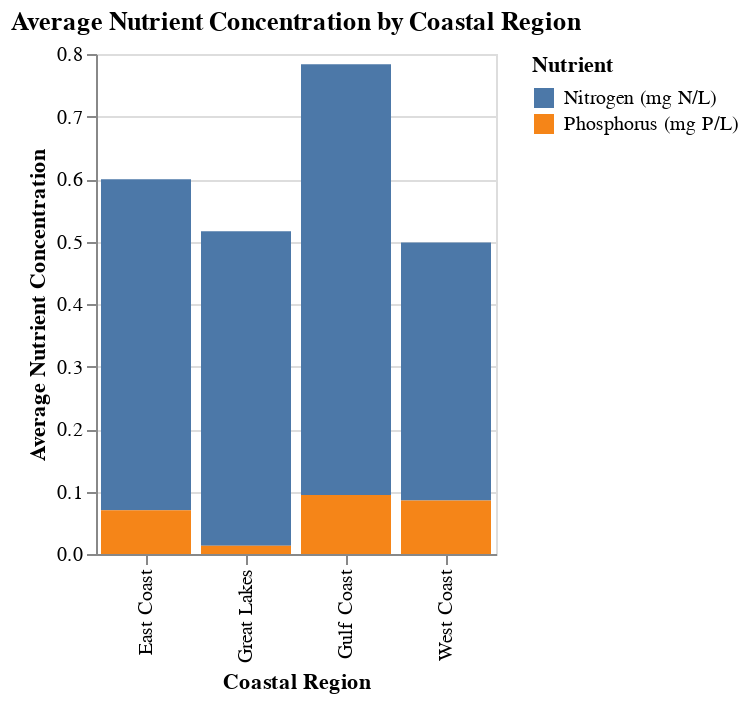

Notebook code for this chart:
### Code cell
fig2b = alt.Chart(ncca_region).mark_bar().encode(
    x = alt.X('Region', title = 'Coastal Region'),
    y = 'Average Nutrient Concentration',
    color = 'Nutrient'
).properties(
    width = 200, 
    height = 250,
    title = 'Average Nutrient Concentration by Coastal Region')

fig2b

### Figure 1 — Vega-Lite specification as saved in the notebook (floating-point values rounded to 4 significant figures)
{"config": {"view": {"continuousWidth": 400, "continuousHeight": 300}}, "data": {"name": "data-95440db3be73b611b9762027be18f74d"}, "mark": "bar", "encoding": {"color": {"field": "Nutrient", "type": "nominal"}, "x": {"field": "Region", "title": "Coastal Region", "type": "nominal"}, "y": {"field": "Average Nutrient Concentration", "type": "quantitative"}}, "height": 250, "title": "Average Nutrient Concentration by Coastal Region", "width": 200, "$schema": "https://vega.github.io/schema/vega-lite/v4.17.0.json", "datasets": {"data-95440db3be73b611b9762027be18f74d": [{"Region": "East Coast", "Chlorophyll A (ug/L)": 10.62, "Nutrient": "Nitrogen (mg N/L)", "Average Nutrient Concentration": 0.5299}, {"Region": "Great Lakes", "Chlorophyll A (ug/L)": 4.475, "Nutrient": "Nitrogen (mg N/L)", "Average Nutrient Concentration": 0.5033}, {"Region": "Gulf Coast", "Chlorophyll A (ug/L)": 11.6, "Nutrient": "Nitrogen (mg N/L)", "Average Nutrient Concentration": 0.6893}, {"Region": "West Coast", "Chlorophyll A (ug/L)": 5.546, "Nutrient": "Nitrogen (mg N/L)", "Average Nutrient Concentration": 0.4128}, {"Region": "East Coast", "Chlorophyll A (ug/L)": 10.62, "Nutrient": "Phosphorus (mg P/L)", "Average Nutrient Concentration": 0.06987}, {"Region": "Great Lakes", "Chlorophyll A (ug/L)": 4.475, "Nutrient": "Phosphorus (mg P/L)", "Average Nutrient Concentration": 0.01302}, {"Region": "Gulf Coast", "Chlorophyll A (ug/L)": 11.6, "Nutrient": "Phosphorus (mg P/L)", "Average Nutrient Concentration": 0.09447}, {"Region": "West Coast", "Chlorophyll A (ug/L)": 5.546, "Nutrient": "Phosphorus (mg P/L)", "Average Nutrient Concentration": 0.0855}]}}
